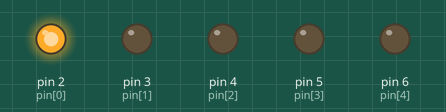
Bench run of a sketch on a simulated Arduino Uno, built with avr-gcc and run on an emulated ATmega328P. Shown: output pins drawn as LEDs (lit = HIGH).

Above: at 0.02 s.
At 0.32 s:
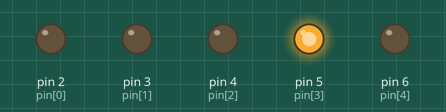
At 0.72 s:
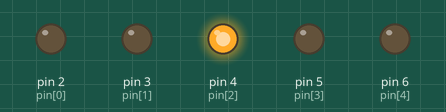
At 1.47 s:
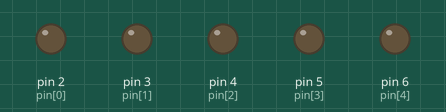
At 2.12 s:
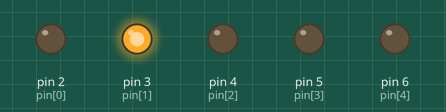
At 2.92 s:
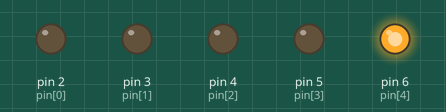
Timing chart, 0 to 3.2 s (numbered marks = the images above):
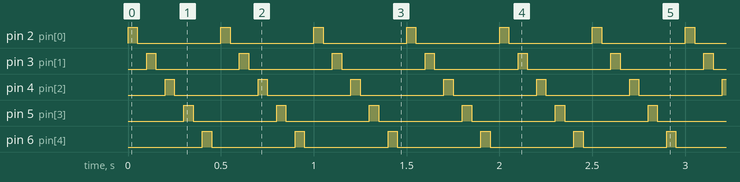

Measured:
- by itself, pin 2 (pin[0]), pin 3 (pin[1]), pin 4 (pin[2]), pin 5 (pin[3]), pin 6 (pin[4]): alternates HIGH for 0.05 s and LOW for 0.45 s
- by itself, everything shown: repeats every 0.50 s, in 10 steps

The sketch:

Light_Dance_Within_Array.ino
```cpp
int pin[5] = {2, 3, 4, 5, 6};

void setup()
{
  for(int i = 0; i < 5; i++)
  {
    pinMode(pin[i], OUTPUT);
  }
}

void loop()
{
  for(int i = 0; i < 5; i++)
  {
    digitalWrite(pin[i], HIGH);
    delay(50);
    digitalWrite(pin[i], LOW);
    delay(50);
  }
}
```
